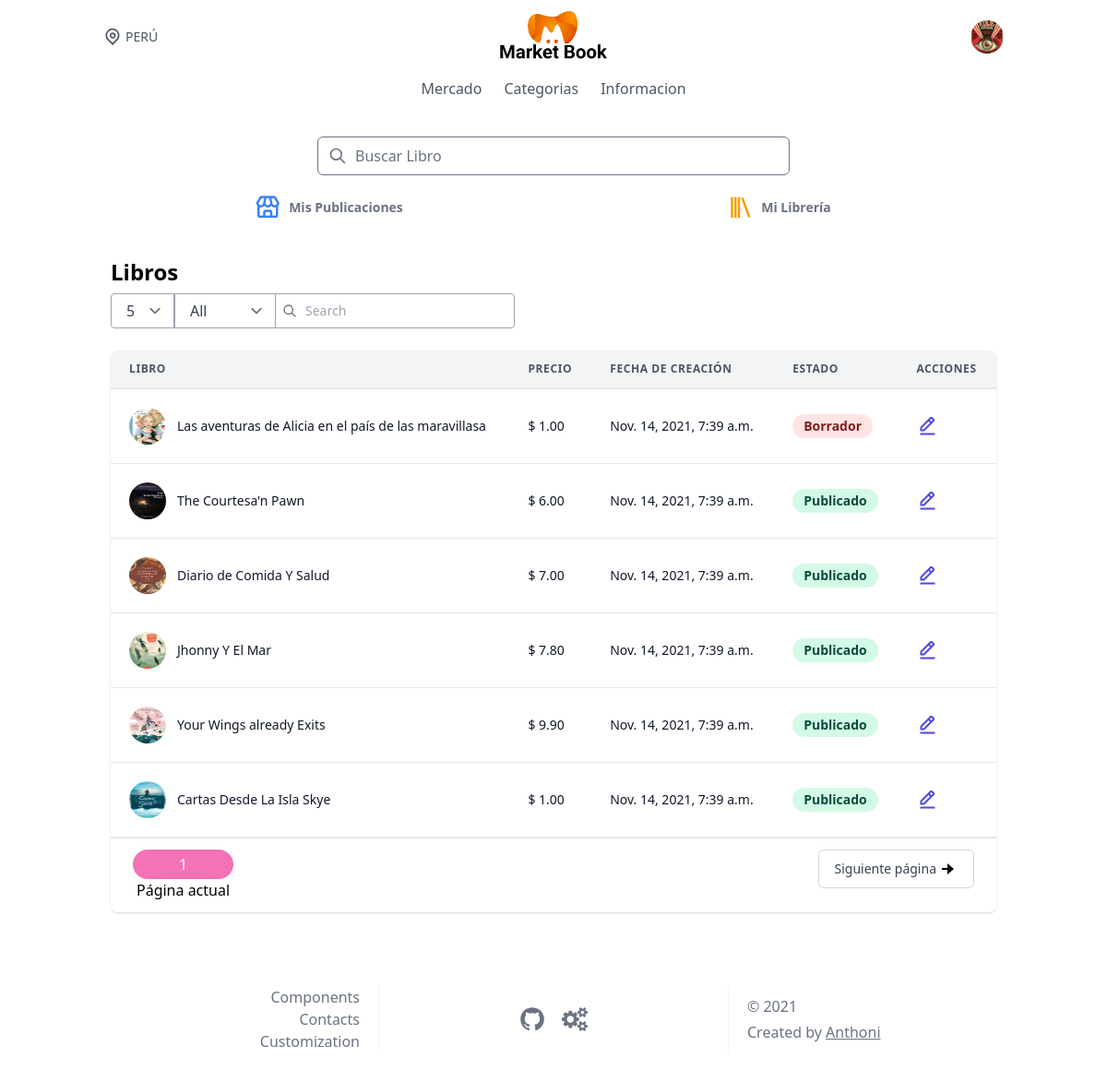
/product/ (signed in), run on an earlier commit of the app's database.
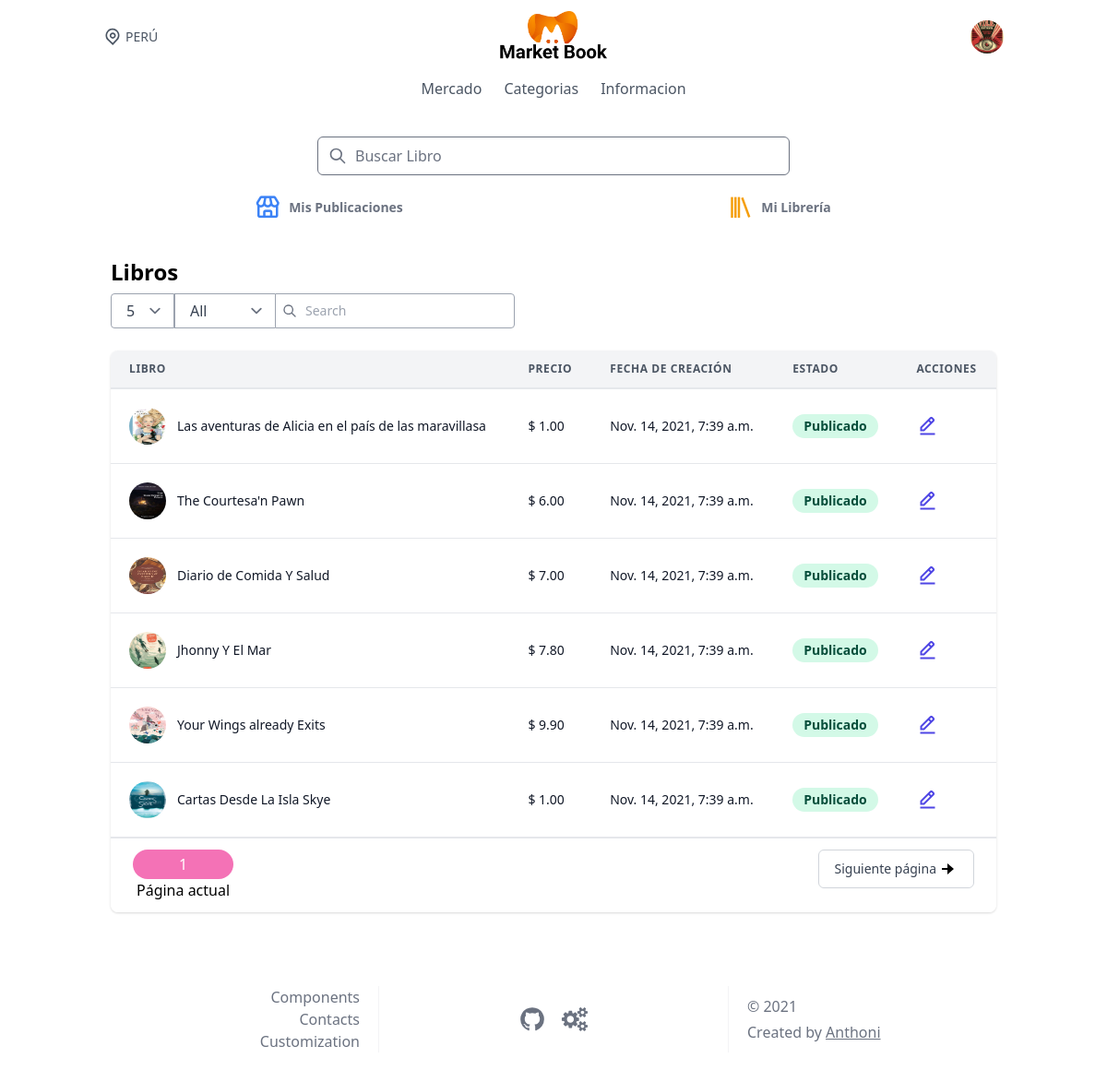
And on a later commit of the database.
### marketplace/models.py (models this page shows, shortened)
class Product(models.Model):
    user = models.ForeignKey(
        User, on_delete=models.CASCADE, related_name='products')
    name = models.CharField(max_length=100)
    description = models.TextField()
    thumbnail = models.ImageField(
        blank=True, null=True, upload_to=marketplace_directory_path)
    slug = models.SlugField(unique=True)
    content_file = models.FileField(blank=True, null=True)
    active = models.BooleanField(default=False)
    price = models.PositiveIntegerField(default=100)
    category = models.ManyToManyField(Categories)
    created = models.DateTimeField(auto_now_add=True)
    def price_display(self):
        return "{0:.2f}".format(self.price/100)

### core/views.py (the view)
# urls.py: path('product/',UserProductList.as_view(),name="product-list"),
class UserProductList(View):
    def get(self, request, *args, **kwargs):
        products = Product.objects.filter(user=request.user)
        page =request.GET.get('page',1)
        paginator =Paginator(products,6)
        try:
            productsActivated=paginator.page(page)
        except PageNotAnInteger:
            productsActivated = paginator.page(1)
        except EmptyPage:
            productsActivated = paginator.page(paginator.num_pages)
        context = {
            'products': productsActivated
        }
        return render(request, 'pages/products/user_productlist.html', context)

### accounts/models.py (called while the page is built)
    def get_produsts_count(self):
        return self.library.products.all().count()

    def get_produsts_count_public(self):
        return self.products.all().count()

    @property
    def get_card_view(self):
        return self.card[15:19]

### templates/pages/products/user_productlist.html (shortened to what the changed rows need)
{% extends 'base.html' %}
{% load static %}
{% block content %}
{% block profile %}
{% include 'components/profile.html'%}
{% endblock profile %}
<div class="container mx-auto px-4 sm:px-8">
  <div class="py-8">
    <div>
      <h2 class="text-2xl font-semibold leading-tight">Libros</h2>
    </div>
    <div class="-mx-4 sm:-mx-8 px-4 sm:px-8 py-4 overflow-x-auto">
      <div class="inline-block min-w-full shadow rounded-lg overflow-hidden">
        <table class="min-w-full leading-normal">
          <thead>
            <tr>
              <th
                class="px-5 py-3 border-b-2 border-gray-200 bg-gray-100 text-left text-xs font-semibold text-gray-600 uppercase tracking-wider">
                Libro
              </th>
              <th
                class="px-5 py-3 border-b-2 border-gray-200 bg-gray-100 text-left text-xs font-semibold text-gray-600 uppercase tracking-wider">
                Precio
              </th>
              <th
                class="px-5 py-3 border-b-2 border-gray-200 bg-gray-100 text-left text-xs font-semibold text-gray-600 uppercase tracking-wider">
                Fecha de creación
              </th>
              <th
                class="px-5 py-3 border-b-2 border-gray-200 bg-gray-100 text-left text-xs font-semibold text-gray-600 uppercase tracking-wider">
                Estado
              </th>
              <th
              class="px-5 py-3 border-b-2 border-gray-200 bg-gray-100 text-left text-xs font-semibold text-gray-600 uppercase tracking-wider">
              Acciones
            </th>
            </tr>
          </thead>
          <tbody>
            {% for product in products %}
            <tr>
              <td class="px-5 py-5 border-b border-gray-200 bg-white text-sm">
                <div class="flex items-center">
                  <div class="flex-shrink-0 w-10 h-10">
                    <img class="w-full h-full rounded-full"
                      src="{{ product.thumbnail.url }}"
                      alt="{{product.name}}" />
                  </div>
                  <div class="ml-3">
                    <p class="text-gray-900 whitespace-no-wrap">
                      {{product.name}}
                    </p>
                  </div>
                </div>
              </td>
              <td class="px-5 py-5 border-b border-gray-200 bg-white text-sm">
                <p class="text-gray-900 whitespace-no-wrap"> $ {{product.price_display}}</p>
              </td>
              <td class="px-5 py-5 border-b border-gray-200 bg-white text-sm">
                <p class="text-gray-900 whitespace-no-wrap">
                  {{product.created}}
                </p>
              </td>
              <td class="px-5 py-5 border-b border-gray-200 bg-white text-sm">
                {% if product.active %}
                <span class="relative inline-block px-3 py-1 font-semibold text-green-900 leading-tight">
                  <span aria-hidden class="absolute inset-0 bg-green-200 opacity-50 rounded-full"></span>
                  <span class="relative">Publicado</span>
                </span>
                {% elif not product.active %}
                <span class="relative inline-block px-3 py-1 font-semibold text-red-900 leading-tight">
                  <span aria-hidden class="absolute inset-0 bg-red-200 opacity-50 rounded-full"></span>
                  <span class="relative">Borrador</span>
                </span>
                {% endif %}
              </td>
              <td class="px-5 py-5 border-b border-gray-200 bg-white text-2xl  ">
                <a href="{% url 'product-update' product.slug %}" class="text-indigo-600 hover:text-indigo-900"><i class='bx bx-edit-alt' ></i></a>
              </td>
            </tr>
            {% endfor %}
          </tbody>
        </table>
      </div>
    </div>
  </div>
</div>
{% endblock content %}

What changed in the data, as far as the page shows it:
changed Product "Las aventuras de Alicia en el país de las maravillasa": active "Borrador" → "Publicado"
